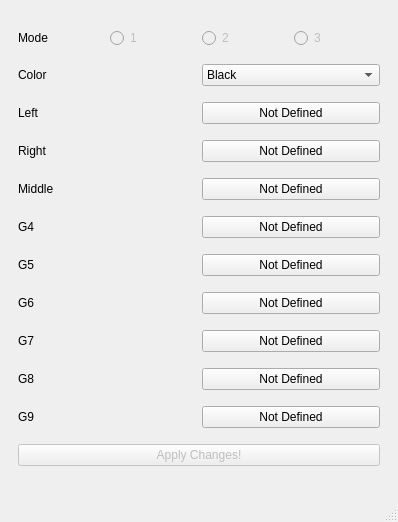
<?xml version="1.0" encoding="UTF-8"?>
<ui version="4.0">
 <class>Rattrap</class>
 <widget class="QMainWindow" name="Rattrap">
  <property name="geometry">
   <rect>
    <x>0</x>
    <y>0</y>
    <width>398</width>
    <height>522</height>
   </rect>
  </property>
  <property name="windowTitle">
   <string>MainWindow</string>
  </property>
  <widget class="QWidget" name="centralwidget">
   <layout class="QVBoxLayout" name="verticalLayout">
    <item>
     <widget class="QWidget" name="widget" native="true">
      <layout class="QHBoxLayout" name="horizontalLayout">
       <item>
        <layout class="QVBoxLayout" name="verticalLayout_3">
         <item>
          <layout class="QHBoxLayout" name="horizontalLayout_8">
           <item>
            <widget class="QLabel" name="label_mode">
             <property name="text">
              <string>Mode</string>
             </property>
            </widget>
           </item>
           <item>
            <widget class="QRadioButton" name="radiobtn_mode1">
             <property name="enabled">
              <bool>false</bool>
             </property>
             <property name="text">
              <string>1</string>
             </property>
            </widget>
           </item>
           <item>
            <widget class="QRadioButton" name="radiobtn_mode2">
             <property name="enabled">
              <bool>false</bool>
             </property>
             <property name="text">
              <string>2</string>
             </property>
            </widget>
           </item>
           <item>
            <widget class="QRadioButton" name="radiobtn_mode3">
             <property name="enabled">
              <bool>false</bool>
             </property>
             <property name="text">
              <string>3</string>
             </property>
            </widget>
           </item>
          </layout>
         </item>
         <item>
          <layout class="QHBoxLayout" name="horizontalLayout_3">
           <item>
            <widget class="QLabel" name="label_color">
             <property name="text">
              <string>Color</string>
             </property>
            </widget>
           </item>
           <item>
            <widget class="QComboBox" name="color">
             <item>
              <property name="text">
               <string>Black</string>
              </property>
             </item>
             <item>
              <property name="text">
               <string>Blue</string>
              </property>
             </item>
             <item>
              <property name="text">
               <string>Cyan</string>
              </property>
             </item>
             <item>
              <property name="text">
               <string>Red</string>
              </property>
             </item>
             <item>
              <property name="text">
               <string>Magenta</string>
              </property>
             </item>
             <item>
              <property name="text">
               <string>Yellow</string>
              </property>
             </item>
             <item>
              <property name="text">
               <string>White</string>
              </property>
             </item>
             <item>
              <property name="text">
               <string>Green</string>
              </property>
             </item>
            </widget>
           </item>
          </layout>
         </item>
         <item>
          <layout class="QHBoxLayout" name="horizontalLayout_5">
           <item>
            <widget class="QLabel" name="label_left">
             <property name="text">
              <string>Left</string>
             </property>
            </widget>
           </item>
           <item>
            <widget class="QPushButton" name="left">
             <property name="text">
              <string>Not Defined</string>
             </property>
            </widget>
           </item>
          </layout>
         </item>
         <item>
          <layout class="QHBoxLayout" name="horizontalLayout_4">
           <item>
            <widget class="QLabel" name="label_right">
             <property name="text">
              <string>Right</string>
             </property>
            </widget>
           </item>
           <item>
            <widget class="QPushButton" name="right">
             <property name="text">
              <string>Not Defined</string>
             </property>
            </widget>
           </item>
          </layout>
         </item>
         <item>
          <layout class="QHBoxLayout" name="horizontalLayout_7">
           <item>
            <widget class="QLabel" name="label_middle">
             <property name="text">
              <string>Middle</string>
             </property>
            </widget>
           </item>
           <item>
            <widget class="QPushButton" name="middle">
             <property name="text">
              <string>Not Defined</string>
             </property>
            </widget>
           </item>
          </layout>
         </item>
         <item>
          <layout class="QHBoxLayout" name="horizontalLayout_9">
           <item>
            <widget class="QLabel" name="label_g4">
             <property name="text">
              <string>G4</string>
             </property>
            </widget>
           </item>
           <item>
            <widget class="QPushButton" name="g4">
             <property name="text">
              <string>Not Defined</string>
             </property>
            </widget>
           </item>
          </layout>
         </item>
         <item>
          <layout class="QHBoxLayout" name="horizontalLayout_2">
           <item>
            <widget class="QLabel" name="label_g5">
             <property name="text">
              <string>G5</string>
             </property>
            </widget>
           </item>
           <item>
            <widget class="QPushButton" name="g5">
             <property name="text">
              <string>Not Defined</string>
             </property>
            </widget>
           </item>
          </layout>
         </item>
         <item>
          <layout class="QHBoxLayout" name="horizontalLayout_6">
           <item>
            <widget class="QLabel" name="label_g6">
             <property name="text">
              <string>G6</string>
             </property>
            </widget>
           </item>
           <item>
            <widget class="QPushButton" name="g6">
             <property name="text">
              <string>Not Defined</string>
             </property>
            </widget>
           </item>
          </layout>
         </item>
         <item>
          <layout class="QHBoxLayout" name="horizontalLayout_10">
           <item>
            <widget class="QLabel" name="label_g7">
             <property name="text">
              <string>G7</string>
             </property>
            </widget>
           </item>
           <item>
            <widget class="QPushButton" name="g7">
             <property name="text">
              <string>Not Defined</string>
             </property>
            </widget>
           </item>
          </layout>
         </item>
         <item>
          <layout class="QHBoxLayout" name="horizontalLayout_11">
           <item>
            <widget class="QLabel" name="label_g8">
             <property name="text">
              <string>G8</string>
             </property>
            </widget>
           </item>
           <item>
            <widget class="QPushButton" name="g8">
             <property name="text">
              <string>Not Defined</string>
             </property>
            </widget>
           </item>
          </layout>
         </item>
         <item>
          <layout class="QHBoxLayout" name="horizontalLayout_12">
           <item>
            <widget class="QLabel" name="label_g9">
             <property name="text">
              <string>G9</string>
             </property>
            </widget>
           </item>
           <item>
            <widget class="QPushButton" name="g9">
             <property name="text">
              <string>Not Defined</string>
             </property>
            </widget>
           </item>
          </layout>
         </item>
         <item>
          <widget class="QPushButton" name="button_apply">
           <property name="enabled">
            <bool>false</bool>
           </property>
           <property name="text">
            <string>Apply Changes!</string>
           </property>
          </widget>
         </item>
        </layout>
       </item>
      </layout>
     </widget>
    </item>
   </layout>
  </widget>
  <widget class="QMenuBar" name="menubar">
   <property name="geometry">
    <rect>
     <x>0</x>
     <y>0</y>
     <width>398</width>
     <height>20</height>
    </rect>
   </property>
  </widget>
  <widget class="QStatusBar" name="statusbar"/>
 </widget>
 <resources/>
 <connections/>
</ui>
